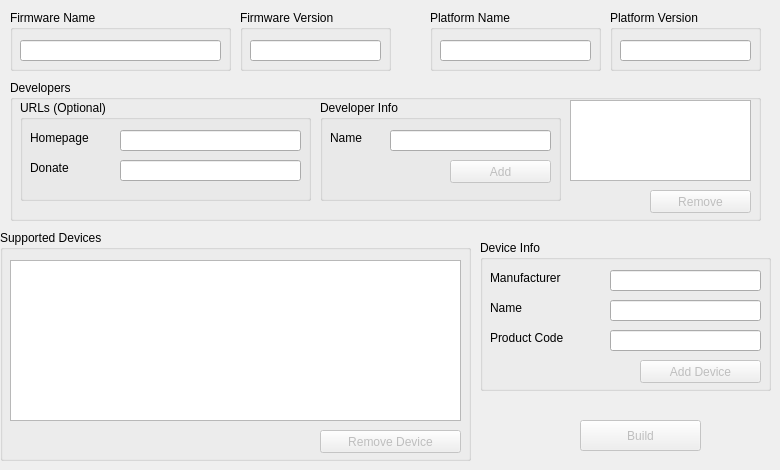
    <widget class="QWidget" name="createPackageTab">
     <property name="enabled">
      <bool>true</bool>
     </property>
     <attribute name="title">
      <string>Create Package</string>
     </attribute>
     <widget class="QGroupBox" name="createSupportedDevicesGroup">
      <property name="geometry">
       <rect>
        <x>0</x>
        <y>230</y>
        <width>471</width>
        <height>231</height>
       </rect>
      </property>
      <property name="title">
       <string>Supported Devices</string>
      </property>
      <widget class="QListWidget" name="createDevicesListWidget">
       <property name="geometry">
        <rect>
         <x>10</x>
         <y>30</y>
         <width>451</width>
         <height>161</height>
        </rect>
       </property>
      </widget>
      <widget class="QPushButton" name="removeDeviceButton">
       <property name="enabled">
        <bool>false</bool>
       </property>
       <property name="geometry">
        <rect>
         <x>320</x>
         <y>200</y>
         <width>141</width>
         <height>23</height>
        </rect>
       </property>
       <property name="focusPolicy">
        <enum>Qt::FocusPolicy::NoFocus</enum>
       </property>
       <property name="text">
        <string>Remove Device</string>
       </property>
      </widget>
     </widget>
     <widget class="QGroupBox" name="createFirmwareVersionGroup">
      <property name="geometry">
       <rect>
        <x>240</x>
        <y>10</y>
        <width>151</width>
        <height>61</height>
       </rect>
      </property>
      <property name="title">
       <string>Firmware Version</string>
      </property>
      <widget class="QLineEdit" name="createFirmwareVersionLineEdit">
       <property name="enabled">
        <bool>true</bool>
       </property>
       <property name="geometry">
        <rect>
         <x>10</x>
         <y>30</y>
         <width>131</width>
         <height>21</height>
        </rect>
       </property>
       <property name="readOnly">
        <bool>false</bool>
       </property>
      </widget>
     </widget>
     <widget class="QGroupBox" name="createPlatformNameGroup">
      <property name="geometry">
       <rect>
        <x>430</x>
        <y>10</y>
        <width>171</width>
        <height>61</height>
       </rect>
      </property>
      <property name="title">
       <string>Platform Name</string>
      </property>
      <widget class="QLineEdit" name="createPlatformNameLineEdit">
       <property name="enabled">
        <bool>true</bool>
       </property>
       <property name="geometry">
        <rect>
         <x>10</x>
         <y>30</y>
         <width>151</width>
         <height>21</height>
        </rect>
       </property>
       <property name="readOnly">
        <bool>false</bool>
       </property>
      </widget>
     </widget>
     <widget class="QGroupBox" name="createFirmwareNameGroup">
      <property name="geometry">
       <rect>
        <x>10</x>
        <y>10</y>
        <width>221</width>
        <height>61</height>
       </rect>
      </property>
      <property name="title">
       <string>Firmware Name</string>
      </property>
      <widget class="QLineEdit" name="createFirmwareNameLineEdit">
       <property name="enabled">
        <bool>true</bool>
       </property>
       <property name="geometry">
        <rect>
         <x>10</x>
         <y>30</y>
         <width>201</width>
         <height>21</height>
        </rect>
       </property>
       <property name="readOnly">
        <bool>false</bool>
       </property>
      </widget>
     </widget>
     <widget class="QGroupBox" name="createDevelopersGroup">
      <property name="geometry">
       <rect>
        <x>10</x>
        <y>80</y>
        <width>751</width>
        <height>141</height>
       </rect>
      </property>
      <property name="title">
       <string>Developers</string>
      </property>
      <widget class="QListWidget" name="createDevelopersListWidget">
       <property name="enabled">
        <bool>true</bool>
       </property>
       <property name="geometry">
        <rect>
         <x>560</x>
         <y>20</y>
         <width>181</width>
         <height>81</height>
        </rect>
       </property>
      </widget>
      <widget class="QGroupBox" name="createDeveloperInfoGroup">
       <property name="geometry">
        <rect>
         <x>310</x>
         <y>20</y>
         <width>241</width>
         <height>101</height>
        </rect>
       </property>
       <property name="title">
        <string>Developer Info</string>
       </property>
       <widget class="QLabel" name="createDeveloperNameLabel">
        <property name="geometry">
         <rect>
          <x>10</x>
          <y>30</y>
          <width>51</width>
          <height>16</height>
         </rect>
        </property>
        <property name="text">
         <string>Name</string>
        </property>
       </widget>
       <widget class="QLineEdit" name="createDeveloperNameLineEdit">
        <property name="enabled">
         <bool>true</bool>
        </property>
        <property name="geometry">
         <rect>
          <x>70</x>
          <y>30</y>
          <width>161</width>
          <height>21</height>
         </rect>
        </property>
        <property name="readOnly">
         <bool>false</bool>
        </property>
       </widget>
       <widget class="QPushButton" name="addDeveloperButton">
        <property name="enabled">
         <bool>false</bool>
        </property>
        <property name="geometry">
         <rect>
          <x>130</x>
          <y>60</y>
          <width>101</width>
          <height>23</height>
         </rect>
        </property>
        <property name="focusPolicy">
         <enum>Qt::FocusPolicy::NoFocus</enum>
        </property>
        <property name="text">
         <string>Add</string>
        </property>
       </widget>
      </widget>
      <widget class="QPushButton" name="removeDeveloperButton">
       <property name="enabled">
        <bool>false</bool>
       </property>
       <property name="geometry">
        <rect>
         <x>640</x>
         <y>110</y>
         <width>101</width>
         <height>23</height>
        </rect>
       </property>
       <property name="focusPolicy">
        <enum>Qt::FocusPolicy::NoFocus</enum>
       </property>
       <property name="text">
        <string>Remove</string>
       </property>
      </widget>
      <widget class="QGroupBox" name="createUrlsGroup">
       <property name="geometry">
        <rect>
         <x>10</x>
         <y>20</y>
         <width>291</width>
         <height>101</height>
        </rect>
       </property>
       <property name="title">
        <string>URLs (Optional)</string>
       </property>
       <widget class="QLabel" name="createDonateLabel">
        <property name="geometry">
         <rect>
          <x>10</x>
          <y>60</y>
          <width>81</width>
          <height>16</height>
         </rect>
        </property>
        <property name="text">
         <string>Donate</string>
        </property>
       </widget>
       <widget class="QLabel" name="createHomepageLabel">
        <property name="geometry">
         <rect>
          <x>10</x>
          <y>30</y>
          <width>81</width>
          <height>16</height>
         </rect>
        </property>
        <property name="text">
         <string>Homepage</string>
        </property>
       </widget>
       <widget class="QLineEdit" name="createHomepageLineEdit">
        <property name="enabled">
         <bool>true</bool>
        </property>
        <property name="geometry">
         <rect>
          <x>100</x>
          <y>30</y>
          <width>181</width>
          <height>21</height>
         </rect>
        </property>
        <property name="readOnly">
         <bool>false</bool>
        </property>
       </widget>
       <widget class="QLineEdit" name="createDonateLineEdit">
        <property name="enabled">
         <bool>true</bool>
        </property>
        <property name="geometry">
         <rect>
          <x>100</x>
          <y>60</y>
          <width>181</width>
          <height>21</height>
         </rect>
        </property>
        <property name="readOnly">
         <bool>false</bool>
        </property>
       </widget>
      </widget>
     </widget>
     <widget class="QGroupBox" name="createPlatformVersionGroup">
      <property name="geometry">
       <rect>
        <x>610</x>
        <y>10</y>
        <width>151</width>
        <height>61</height>
       </rect>
      </property>
      <property name="title">
       <string>Platform Version</string>
      </property>
      <widget class="QLineEdit" name="createPlatformVersionLineEdit">
       <property name="enabled">
        <bool>true</bool>
       </property>
       <property name="geometry">
        <rect>
         <x>10</x>
         <y>30</y>
         <width>131</width>
         <height>21</height>
        </rect>
       </property>
       <property name="readOnly">
        <bool>false</bool>
       </property>
      </widget>
     </widget>
     <widget class="QGroupBox" name="createDeviceInfoGroup">
      <property name="geometry">
       <rect>
        <x>480</x>
        <y>240</y>
        <width>291</width>
        <height>151</height>
       </rect>
      </property>
      <property name="title">
       <string>Device Info</string>
      </property>
      <widget class="QLabel" name="deviceNameLabel">
       <property name="geometry">
        <rect>
         <x>10</x>
         <y>60</y>
         <width>111</width>
         <height>16</height>
        </rect>
       </property>
       <property name="text">
        <string>Name</string>
       </property>
      </widget>
      <widget class="QLineEdit" name="deviceNameLineEdit">
       <property name="enabled">
        <bool>true</bool>
       </property>
       <property name="geometry">
        <rect>
         <x>130</x>
         <y>60</y>
         <width>151</width>
         <height>21</height>
        </rect>
       </property>
       <property name="readOnly">
        <bool>false</bool>
       </property>
      </widget>
      <widget class="QLabel" name="deviceManufacturerLabel">
       <property name="geometry">
        <rect>
         <x>10</x>
         <y>30</y>
         <width>111</width>
         <height>16</height>
        </rect>
       </property>
       <property name="text">
        <string>Manufacturer</string>
       </property>
      </widget>
      <widget class="QLineEdit" name="deviceManufacturerLineEdit">
       <property name="enabled">
        <bool>true</bool>
       </property>
       <property name="geometry">
        <rect>
         <x>130</x>
         <y>30</y>
         <width>151</width>
         <height>21</height>
        </rect>
       </property>
       <property name="readOnly">
        <bool>false</bool>
       </property>
      </widget>
      <widget class="QLabel" name="productCodeLabel">
       <property name="geometry">
        <rect>
         <x>10</x>
         <y>90</y>
         <width>111</width>
         <height>16</height>
        </rect>
       </property>
       <property name="text">
        <string>Product Code</string>
       </property>
      </widget>
      <widget class="QLineEdit" name="deviceProductCodeLineEdit">
       <property name="enabled">
        <bool>true</bool>
       </property>
       <property name="geometry">
        <rect>
         <x>130</x>
         <y>90</y>
         <width>151</width>
         <height>21</height>
        </rect>
       </property>
       <property name="readOnly">
        <bool>false</bool>
       </property>
      </widget>
      <widget class="QPushButton" name="addDeviceButton">
       <property name="enabled">
        <bool>false</bool>
       </property>
       <property name="geometry">
        <rect>
         <x>160</x>
         <y>120</y>
         <width>121</width>
         <height>23</height>
        </rect>
       </property>
       <property name="focusPolicy">
        <enum>Qt::FocusPolicy::NoFocus</enum>
       </property>
       <property name="text">
        <string>Add Device</string>
       </property>
      </widget>
     </widget>
     <widget class="QPushButton" name="buildPackageButton">
      <property name="enabled">
       <bool>false</bool>
      </property>
      <property name="geometry">
       <rect>
        <x>580</x>
        <y>420</y>
        <width>121</width>
        <height>31</height>
       </rect>
      </property>
      <property name="focusPolicy">
       <enum>Qt::FocusPolicy::NoFocus</enum>
      </property>
      <property name="text">
       <string>Build</string>
      </property>
     </widget>
    </widget>
